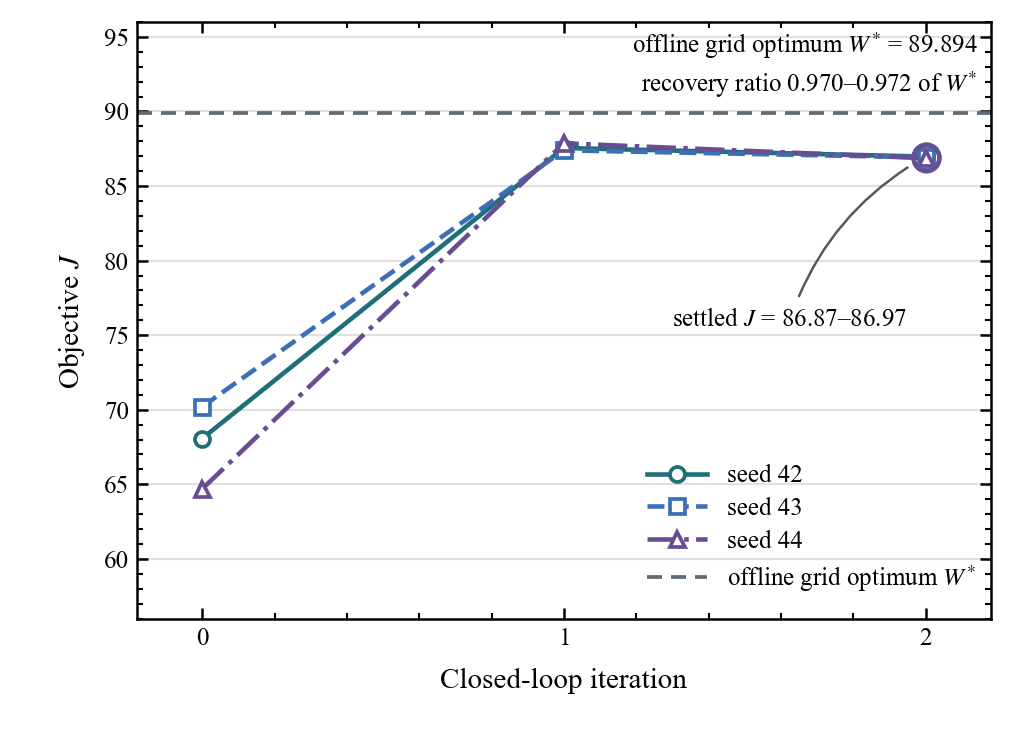

The Python source for this figure:
"""Fig. 5 - governed closed-loop optimization: J vs. closed-loop iteration.

Data source (archived benchmark run, read - never invented):
  bench/results/20260914152838-fwg/run.json
      -> closedloop.seeds[i].seed       plant seed (42, 43, 44)
      -> closedloop.seeds[i].traj[j].J  measured objective J at iteration j
         (iter 0 = pre-optimization, iter 1 = after first governed write,
          iter 2 = settled value)
  bench/results/20260914152838-fwg/summary.json
      -> closedloop.agg.Jstar           offline grid-search optimum W* = 89.894
      -> closedloop.agg.ratioMin/Max    recovery ratio 0.970-0.972 of W*
         (ratio = per-seed post-run verification J_end / W*)

Style: IEEE TII single column, 86 mm wide, 300 dpi, boxed axes with inward
major+minor ticks, light horizontal grid only, grayscale-safe series
(distinct marker + line style + colour each, identified via the legend).
"""
import json
import math
from pathlib import Path

import matplotlib as mpl
import matplotlib.pyplot as plt

REPO = Path(__file__).resolve().parents[3]
RUN_DIR = REPO / "bench" / "results" / "20260914152838-fwg"
OUT = Path(__file__).resolve().parent / "fig5-bench-closedloop.png"

# ---------------------------------------------------------------- load data
summary = json.loads((RUN_DIR / "summary.json").read_text(encoding="utf-8"))
run = json.loads((RUN_DIR / "run.json").read_text(encoding="utf-8"))

JSTAR = float(summary["closedloop"]["agg"]["Jstar"])            # 89.894
RATIO_MIN = float(summary["closedloop"]["agg"]["ratioMin"])     # 0.97
RATIO_MAX = float(summary["closedloop"]["agg"]["ratioMax"])     # 0.972

seeds = []
for s in sorted(run["closedloop"]["seeds"], key=lambda d: d["seed"]):
    traj = sorted(s["traj"], key=lambda t: t["iter"])
    seeds.append({
        "seed": int(s["seed"]),
        "J": [float(t["J"]) for t in traj],          # per-iteration J
        "settled": float(traj[-1]["J"]),
    })
assert all(len(s["J"]) == 3 for s in seeds), "expected 3 iterations per seed"
settled_lo = min(s["settled"] for s in seeds)
settled_hi = max(s["settled"] for s in seeds)
print("W* =", JSTAR)
for s in seeds:
    print(f"  seed {s['seed']}: J traj = {[round(v, 2) for v in s['J']]}"
          f"  settled = {s['settled']:.2f}")
print(f"  settled range = {settled_lo:.2f}-{settled_hi:.2f},"
      f" recovery ratio = {RATIO_MIN:.3f}-{RATIO_MAX:.3f}")

# ---------------------------------------------------------------- style
MM = 1.0 / 25.4
mpl.rcParams.update({
    "font.family": "serif",
    "font.serif": ["Times New Roman", "STIXGeneral", "DejaVu Serif"],
    "mathtext.fontset": "stix",
    "font.size": 6,
    "axes.labelsize": 7,
    "xtick.labelsize": 6,
    "ytick.labelsize": 6,
    "legend.fontsize": 6,
    "axes.linewidth": 0.6,
    "lines.linewidth": 1.1,
    "lines.markersize": 3.6,
    "xtick.direction": "in", "ytick.direction": "in",
    "xtick.top": True, "ytick.right": True,
    "xtick.major.size": 2.6, "xtick.minor.size": 1.5,
    "ytick.major.size": 2.6, "ytick.minor.size": 1.5,
    "xtick.major.width": 0.6, "xtick.minor.width": 0.5,
    "ytick.major.width": 0.6, "ytick.minor.width": 0.5,
    "xtick.minor.visible": True, "ytick.minor.visible": True,
    "legend.frameon": False,
    "savefig.dpi": 300,
})

TEAL, BLUE, PURPLE, GREY = "#1F6F78", "#3D6FB5", "#6A4C93", "#5F6B76"
series = [
    dict(color=TEAL,    marker="o", ls="-"),
    dict(color=BLUE,    marker="s", ls="--"),
    dict(color=PURPLE,  marker="^", ls="-."),
]

# IEEE single column = exactly 86 mm = 1016 px at 300 dpi
fig, ax = plt.subplots(figsize=(1016 / 300, 732 / 300))
fig.subplots_adjust(left=0.135, right=0.975, top=0.97, bottom=0.155)

x = [0, 1, 2]
for s, st in zip(seeds, series):
    ax.plot(x, s["J"], color=st["color"], marker=st["marker"], ls=st["ls"],
            markerfacecolor="white", markeredgecolor=st["color"],
            markeredgewidth=0.9, label=f"seed {s['seed']}", zorder=3)
    # mark the settling value (iteration-2 measurement)
    ax.plot([2], [s["settled"]], ls="none", marker="o", markersize=6.2,
            markerfacecolor="none", markeredgecolor=st["color"],
            markeredgewidth=1.0, zorder=4)

# offline grid-search optimum W*
ax.axhline(JSTAR, color=GREY, ls=(0, (4, 2.4)), lw=0.9, zorder=2,
           label="offline grid optimum $W^{*}$")

# annotations (kept clear of all data)
ax.annotate(f"settled $J$ = {settled_lo:.2f}\u2013{settled_hi:.2f}",
            xy=(1.965, settled_lo - 0.4), xytext=(1.30, 76.0),
            fontsize=6, ha="left", va="center", color="black",
            arrowprops=dict(arrowstyle="-", lw=0.6, color="0.35",
                            shrinkA=1, shrinkB=1.5,
                            connectionstyle="arc3,rad=-0.18"))
# blended transform: x in axes fraction, y in data units
ax.text(0.985, JSTAR + 0.9,
        f"offline grid optimum $W^{{*}}$ = {JSTAR:.3f}\n"
        f"recovery ratio {RATIO_MIN:.3f}\u2013{RATIO_MAX:.3f} of $W^{{*}}$",
        transform=ax.get_yaxis_transform(), ha="right", va="bottom",
        fontsize=6, color="black", linespacing=1.35)

ax.set_xlabel("Closed-loop iteration")
ax.set_ylabel("Objective $J$")
ax.set_xticks(x)
ax.set_xlim(-0.18, 2.18)
ax.set_ylim(56, 96)
ax.grid(axis="y", color="0.88", lw=0.5)
ax.set_axisbelow(True)
ax.tick_params(which="both", pad=2)

# legend in the empty lower-right region (never on top of the data)
leg = ax.legend(loc="lower right", bbox_to_anchor=(0.995, 0.025),
                handlelength=2.4, labelspacing=0.35, borderaxespad=0.0)

fig.savefig(OUT, dpi=300)
print("wrote", OUT)
